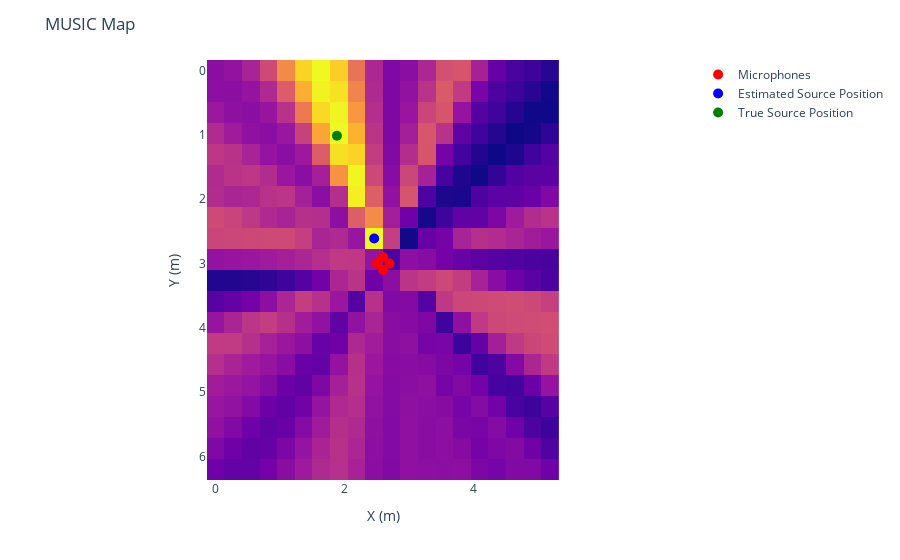

This figure's notebook cell:
### Code cell
def MUSIC(signals, mic_positions, grid, fs):
    dists_from_mics = np.linalg.norm(grid[:, None] - mic_positions, axis=2)
    tau = dists_from_mics / 343.0

    nfft = 512
    hoplength = 256
    stft_signals = librosa.stft(signals, n_fft=nfft, hop_length=hoplength)


    stft_sig = stft_signals
    H = stft_sig.transpose(1,0,2)  @ stft_sig.transpose(1,2,0).conj() / stft_sig.shape[2]
    val,vec = np.linalg.eigh(H)
    noise_space = vec[:,:,1:]
    omega_f =  fs * np.arange(nfft // 2 + 1) / nfft
    steering_vec = np.exp(-1j * 2 * np.pi * omega_f * tau[:, :, None])
    Pmu = []
    for f in range(nfft // 2 + 1):
        Pmu_f = (np.abs(steering_vec[:,:,f].conj() @ noise_space[f])**2).sum(-1)
        Pmu.append(Pmu_f)
    Pmu = np.array(Pmu)
    spec = Pmu.mean(0)
    return spec

spec = MUSIC(main_speaker_room_noisy_white, mic_pos, grid, sr)

spec = spec / spec.max()

music_map = spec.reshape(20, 20)

best_pos = spec.argmax()

print(f"Estimated Source Position: {grid[best_pos]}")
print(f"True Source Position: {speaker_pos}")

plot_map(music_map.T, grid, mic_pos, room_dim, best_pos, speaker_pos, title='MUSIC Map')

### Figure 1 — Plotly figure (JSON) as saved in the notebook; plotly's stock layout.template omitted (floating-point values rounded to 4 significant figures; data arrays with more than 128 entries replaced by an {"elided": "..."} marker saying what was removed)
{"data": [{"coloraxis": "coloraxis", "hovertemplate": "x: %{x}<br>y: %{y}<br>color: %{z}<extra></extra>", "name": "0", "type": "heatmap", "x": [0, 0.2737, 0.5474, 0.8211, 1.095, 1.368, 1.642, 1.916, 2.189, 2.463, 2.737, 3.011, 3.284, 3.558, 3.832, 4.105, 4.379, 4.653, 4.926, 5.2], "xaxis": "x", "y": [0, 0.3263, 0.6526, 0.9789, 1.305, 1.632, 1.958, 2.284, 2.611, 2.937, 3.263, 3.589, 3.916, 4.242, 4.568, 4.895, 5.221, 5.547, 5.874, 6.2], "yaxis": "y", "z": {"elided": "20x20 float values"}}, {"marker": {"color": "red", "size": 10}, "mode": "markers", "name": "Microphones", "type": "scatter", "x": [2.5, 2.7, 2.6, 2.6], "y": [3, 3, 2.9, 3.1]}, {"marker": {"color": "blue", "size": 10}, "mode": "markers", "name": "Estimated Source Position", "type": "scatter", "x": [2.463], "y": [2.611]}, {"marker": {"color": "green", "size": 10}, "mode": "markers", "name": "True Source Position", "type": "scatter", "x": [1.884], "y": [1.014]}], "layout": {"coloraxis": {"colorscale": [[0, "#0d0887"], [0.1111, "#46039f"], [0.2222, "#7201a8"], [0.3333, "#9c179e"], [0.4444, "#bd3786"], [0.5556, "#d8576b"], [0.6667, "#ed7953"], [0.7778, "#fb9f3a"], [0.8889, "#fdca26"], [1, "#f0f921"]], "showscale": false}, "margin": {"t": 60}, "title": {"text": "MUSIC Map"}, "xaxis": {"anchor": "y", "constrain": "domain", "domain": [0, 1], "scaleanchor": "y", "title": {"text": "X (m)"}}, "yaxis": {"anchor": "x", "autorange": "reversed", "constrain": "domain", "domain": [0, 1], "title": {"text": "Y (m)"}}}}
